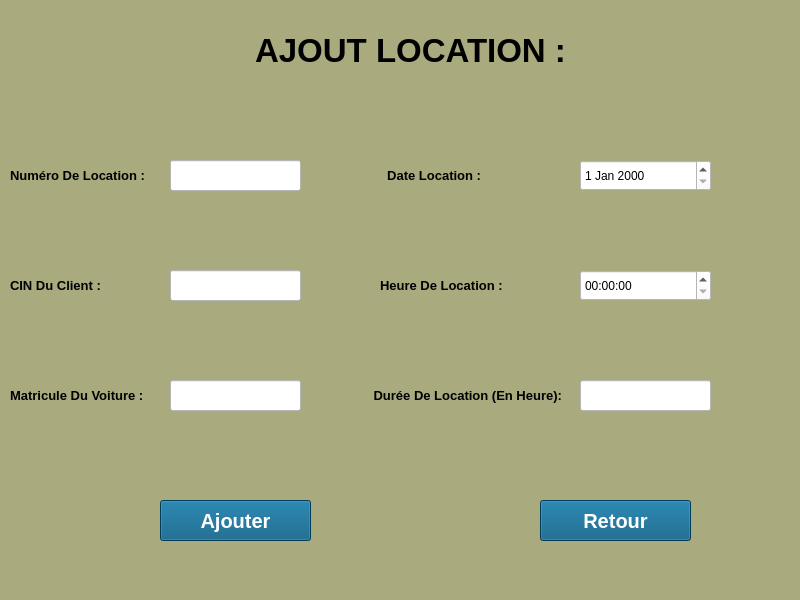
<?xml version="1.0" encoding="UTF-8"?>
<ui version="4.0">
 <class>Form</class>
 <widget class="QWidget" name="Form">
  <property name="geometry">
   <rect>
    <x>0</x>
    <y>0</y>
    <width>800</width>
    <height>600</height>
   </rect>
  </property>
  <property name="windowTitle">
   <string>Form</string>
  </property>
  <property name="styleSheet">
   <string notr="true">background-color: rgb(255, 255, 255);
background-color: rgb(170, 170, 127);</string>
  </property>
  <widget class="QLabel" name="label_2">
   <property name="geometry">
    <rect>
     <x>10</x>
     <y>155</y>
     <width>161</width>
     <height>41</height>
    </rect>
   </property>
   <property name="font">
    <font>
     <pointsize>10</pointsize>
     <weight>75</weight>
     <bold>true</bold>
    </font>
   </property>
   <property name="styleSheet">
    <string notr="true">background-color: rgb(170, 170, 127);</string>
   </property>
   <property name="text">
    <string>Numéro De Location :</string>
   </property>
  </widget>
  <widget class="QLineEdit" name="lire_location">
   <property name="geometry">
    <rect>
     <x>170</x>
     <y>160</y>
     <width>131</width>
     <height>31</height>
    </rect>
   </property>
   <property name="font">
    <font>
     <pointsize>10</pointsize>
    </font>
   </property>
   <property name="styleSheet">
    <string notr="true">background-color: rgb(255, 255, 255);</string>
   </property>
  </widget>
  <widget class="QLabel" name="label_3">
   <property name="geometry">
    <rect>
     <x>10</x>
     <y>270</y>
     <width>161</width>
     <height>31</height>
    </rect>
   </property>
   <property name="font">
    <font>
     <pointsize>10</pointsize>
     <weight>75</weight>
     <bold>true</bold>
    </font>
   </property>
   <property name="styleSheet">
    <string notr="true">background-color: rgb(255, 255, 255);
background-color: rgb(170, 170, 127);</string>
   </property>
   <property name="text">
    <string>CIN Du Client :</string>
   </property>
  </widget>
  <widget class="QLineEdit" name="lire_cin">
   <property name="geometry">
    <rect>
     <x>170</x>
     <y>270</y>
     <width>131</width>
     <height>31</height>
    </rect>
   </property>
   <property name="font">
    <font>
     <pointsize>10</pointsize>
    </font>
   </property>
   <property name="styleSheet">
    <string notr="true">background-color: rgb(255, 255, 255);</string>
   </property>
  </widget>
  <widget class="QLabel" name="label_4">
   <property name="geometry">
    <rect>
     <x>10</x>
     <y>375</y>
     <width>161</width>
     <height>41</height>
    </rect>
   </property>
   <property name="font">
    <font>
     <pointsize>10</pointsize>
     <weight>75</weight>
     <bold>true</bold>
    </font>
   </property>
   <property name="styleSheet">
    <string notr="true">background-color: rgb(255, 255, 255);
background-color: rgb(170, 170, 127);</string>
   </property>
   <property name="text">
    <string>Matricule Du Voiture :</string>
   </property>
  </widget>
  <widget class="QLineEdit" name="lire_matr">
   <property name="geometry">
    <rect>
     <x>170</x>
     <y>380</y>
     <width>131</width>
     <height>31</height>
    </rect>
   </property>
   <property name="font">
    <font>
     <pointsize>10</pointsize>
    </font>
   </property>
   <property name="styleSheet">
    <string notr="true">background-color: rgb(255, 255, 255);</string>
   </property>
  </widget>
  <widget class="QLabel" name="label_6">
   <property name="geometry">
    <rect>
     <x>380</x>
     <y>155</y>
     <width>141</width>
     <height>41</height>
    </rect>
   </property>
   <property name="font">
    <font>
     <pointsize>10</pointsize>
     <weight>75</weight>
     <bold>true</bold>
    </font>
   </property>
   <property name="styleSheet">
    <string notr="true">background-color: rgb(255, 255, 255);
background-color: rgb(170, 170, 127);</string>
   </property>
   <property name="text">
    <string>  Date Location : </string>
   </property>
  </widget>
  <widget class="QLabel" name="label_7">
   <property name="geometry">
    <rect>
     <x>370</x>
     <y>375</y>
     <width>201</width>
     <height>41</height>
    </rect>
   </property>
   <property name="font">
    <font>
     <pointsize>10</pointsize>
     <weight>75</weight>
     <bold>true</bold>
    </font>
   </property>
   <property name="styleSheet">
    <string notr="true">background-color: rgb(255, 255, 255);
background-color: rgb(170, 170, 127);</string>
   </property>
   <property name="text">
    <string> Durée De Location (En Heure):</string>
   </property>
  </widget>
  <widget class="QLineEdit" name="lire_duree">
   <property name="geometry">
    <rect>
     <x>580</x>
     <y>380</y>
     <width>131</width>
     <height>31</height>
    </rect>
   </property>
   <property name="font">
    <font>
     <pointsize>10</pointsize>
    </font>
   </property>
   <property name="styleSheet">
    <string notr="true">background-color: rgb(255, 255, 255);</string>
   </property>
  </widget>
  <widget class="QPushButton" name="ajouter">
   <property name="geometry">
    <rect>
     <x>160</x>
     <y>500</y>
     <width>151</width>
     <height>41</height>
    </rect>
   </property>
   <property name="font">
    <font>
     <pointsize>15</pointsize>
     <weight>75</weight>
     <bold>true</bold>
    </font>
   </property>
   <property name="styleSheet">
    <string notr="true">background-color: rgb(0, 85, 127);
color: rgb(255, 255, 255);</string>
   </property>
   <property name="text">
    <string>Ajouter</string>
   </property>
  </widget>
  <widget class="QPushButton" name="retour">
   <property name="geometry">
    <rect>
     <x>540</x>
     <y>500</y>
     <width>151</width>
     <height>41</height>
    </rect>
   </property>
   <property name="font">
    <font>
     <pointsize>15</pointsize>
     <weight>75</weight>
     <bold>true</bold>
    </font>
   </property>
   <property name="styleSheet">
    <string notr="true">background-color: rgb(0, 0, 127);
color: rgb(255, 255, 255);
background-color: rgb(0, 85, 127);</string>
   </property>
   <property name="text">
    <string>Retour</string>
   </property>
  </widget>
  <widget class="QTimeEdit" name="timeEdit">
   <property name="geometry">
    <rect>
     <x>580</x>
     <y>270</y>
     <width>131</width>
     <height>31</height>
    </rect>
   </property>
   <property name="styleSheet">
    <string notr="true">background-color: rgb(255, 255, 255);</string>
   </property>
  </widget>
  <widget class="QDateEdit" name="dateEdit">
   <property name="geometry">
    <rect>
     <x>580</x>
     <y>160</y>
     <width>131</width>
     <height>31</height>
    </rect>
   </property>
   <property name="styleSheet">
    <string notr="true">background-color: rgb(255, 255, 255);</string>
   </property>
  </widget>
  <widget class="QLabel" name="label">
   <property name="geometry">
    <rect>
     <x>380</x>
     <y>270</y>
     <width>141</width>
     <height>31</height>
    </rect>
   </property>
   <property name="font">
    <font>
     <pointsize>10</pointsize>
     <weight>75</weight>
     <bold>true</bold>
    </font>
   </property>
   <property name="text">
    <string>Heure De Location :</string>
   </property>
  </widget>
  <widget class="QLabel" name="label_5">
   <property name="geometry">
    <rect>
     <x>250</x>
     <y>20</y>
     <width>321</width>
     <height>61</height>
    </rect>
   </property>
   <property name="font">
    <font>
     <pointsize>25</pointsize>
     <weight>75</weight>
     <bold>true</bold>
    </font>
   </property>
   <property name="text">
    <string>AJOUT LOCATION :</string>
   </property>
   <property name="alignment">
    <set>Qt::AlignCenter</set>
   </property>
  </widget>
 </widget>
 <resources/>
 <connections/>
</ui>
